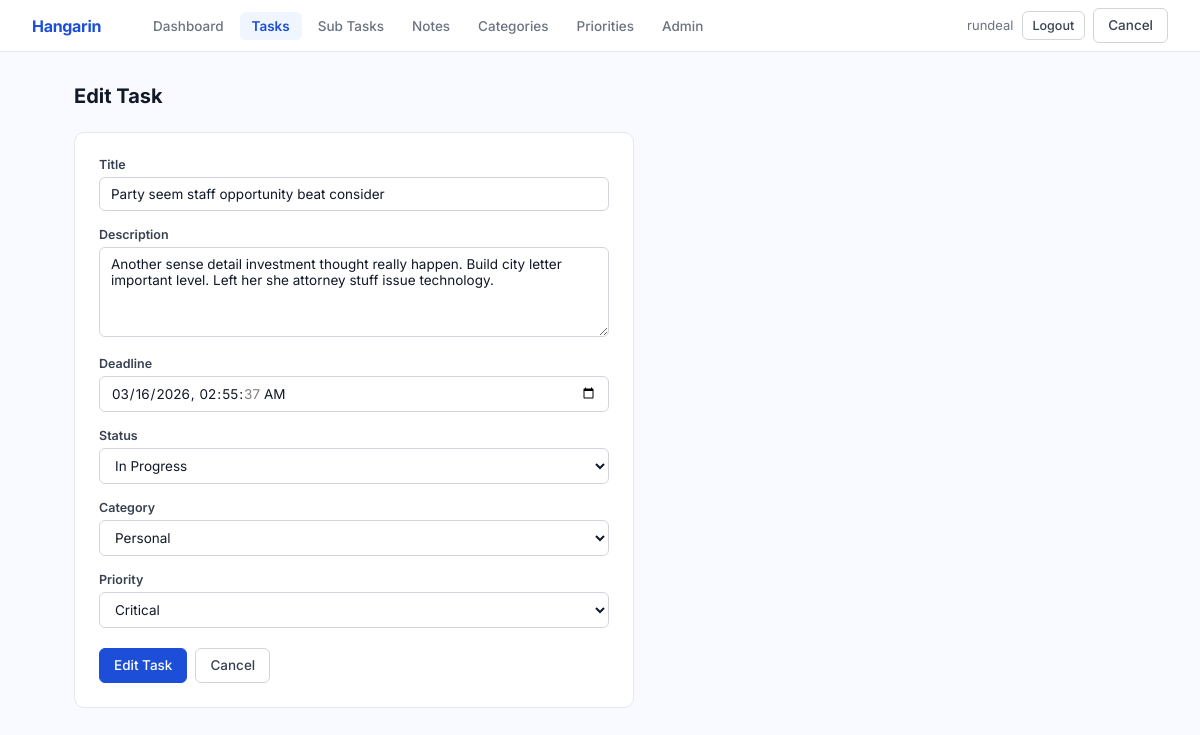
The page /tasks/1/edit/ (signed in) on the database its author committed.
### tasks/models.py (models this page shows, shortened)
class BaseModel(models.Model):
    created_at = models.DateTimeField(auto_now_add=True)
    updated_at = models.DateTimeField(auto_now=True)
    class Meta:
        abstract = True

class Task(BaseModel):
    title = models.CharField(max_length=255)
    description = models.TextField(blank=True)
    deadline = models.DateTimeField(null=True, blank=True)
    status = models.CharField(
        max_length=50,
        choices=STATUS_CHOICES,
        default="Pending"
    )
    category = models.ForeignKey(Category, on_delete=models.SET_NULL, null=True, blank=True)
    priority = models.ForeignKey(Priority, on_delete=models.SET_NULL, null=True, blank=True)
    class Meta:
        ordering = ['-created_at']

### tasks/views.py (the view)
# urls.py: path('tasks/<int:pk>/edit/', views.task_update, name='task_update'),
@login_required
def task_update(request, pk):
    task = get_object_or_404(Task, pk=pk)
    form = TaskForm(request.POST or None, instance=task)
    if form.is_valid():
        form.save()
        messages.success(request, f'Task "{task.title}" updated successfully.')
        return redirect('task_detail', pk=task.pk)
    return render(request, 'tasks/task_form.html', {'form': form, 'action': 'Edit', 'task': task})

### tasks/forms.py
class TaskForm(forms.ModelForm):
    class Meta:
        model = Task
        fields = ['title', 'description', 'deadline', 'status', 'category', 'priority']
        widgets = {
            'title': forms.TextInput(attrs={'class': 'form-control', 'placeholder': 'Task title'}),
            'description': forms.Textarea(attrs={'class': 'form-control', 'rows': 3, 'placeholder': 'Description (optional)'}),
            'deadline': forms.DateTimeInput(attrs={'class': 'form-control', 'type': 'datetime-local'}),
            'status': forms.Select(attrs={'class': 'form-select'}),
            'category': forms.Select(attrs={'class': 'form-select'}),
            'priority': forms.Select(attrs={'class': 'form-select'}),
        }

### tasks/models.py (called while the page is built)
    def __str__(self):
        return self.name

    def __str__(self):
        return self.name.capitalize()

### tasks/templates/tasks/task_form.html (shortened to what this page needs)
{% extends "tasks/base.html" %}
{% block nav_actions %}
  {% if task %}<a href="{% url 'task_detail' task.pk %}" class="btn btn-white">Cancel</a>
  {% else %}<a href="{% url 'task_list' %}" class="btn btn-white">Cancel</a>{% endif %}
{% endblock %}
{% block content %}
<div class="page-header"><h1>{{ action }} Task</h1></div>
<div class="form-card">
  <form method="post">
    {% for field in form %}
    <div class="form-group">
      <label>{{ field.label }}</label>
      {{ field }}
    </div>
    {% endfor %}
    <div class="form-actions">
      <button type="submit" class="btn btn-blue">{{ action }} Task</button>
      {% if task %}<a href="{% url 'task_detail' task.pk %}" class="btn btn-white">Cancel</a>
      {% else %}<a href="{% url 'task_list' %}" class="btn btn-white">Cancel</a>{% endif %}
    </div>
  </form>
</div>
{% endblock %}

### tasks/templates/tasks/base.html (shortened to what this page needs)
{% load static %}
{% load pwa %}
<!DOCTYPE html>
<html lang="en">
<head>
</head>
<body>
  <nav class="navbar">
    <a href="{% url 'dashboard' %}" class="navbar-brand">Hangarin</a>
    <div class="navbar-links">
      <a href="{% url 'dashboard' %}" class="nav-item {% if request.resolver_match.url_name == 'dashboard' %}active{% endif %}">Dashboard</a>
      <a href="{% url 'task_list' %}" class="nav-item {% if 'task' in request.resolver_match.url_name %}active{% endif %}">Tasks</a>
      <a href="{% url 'subtask_list' %}" class="nav-item {% if 'subtask' in request.resolver_match.url_name %}active{% endif %}">Sub Tasks</a>
      <a href="{% url 'note_list' %}" class="nav-item {% if 'note' in request.resolver_match.url_name %}active{% endif %}">Notes</a>
      <a href="{% url 'category_list' %}" class="nav-item {% if 'category' in request.resolver_match.url_name %}active{% endif %}">Categories</a>
      <a href="{% url 'priority_list' %}" class="nav-item {% if 'priority' in request.resolver_match.url_name %}active{% endif %}">Priorities</a>
      <a href="/admin/" class="nav-item">Admin</a>
    </div>
    <div class="navbar-right">
      {% if request.user.is_authenticated %}
        <span style="font-size: 13px; color: #6b7280;">{{ request.user.username }}</span>
        <a href="{% url 'account_logout' %}" class="btn btn-white btn-sm">Logout</a>
      {% endif %}
      {% block nav_actions %}{% endblock %}
    </div>
  </nav>
  <div class="page">
    {% block content %}{% endblock %}
  </div>
</body>
</html>

### tasks/templates/tasks/base.html (style rules this page uses)
* { box-sizing: border-box; margin: 0; padding: 0; }
body { font-family: 'Inter', sans-serif; background: #f8faff; color: #111827; font-size: 14px; min-height: 100vh; }
.navbar { background: #fff; border-bottom: 1px solid #e5e7eb; height: 52px; display: flex; align-items: center; padding: 0 32px; gap: 32px; position: sticky; top: 0; z-index: 100; }
.navbar-brand { font-size: 16px; font-weight: 700; color: #1d4ed8; text-decoration: none; letter-spacing: -0.3px; margin-right: 8px; }
.navbar-links { display: flex; gap: 4px; flex: 1; }
.nav-item { padding: 6px 12px; border-radius: 6px; color: #6b7280; text-decoration: none; font-size: 13.5px; font-weight: 500; transition: all 0.12s; }
.nav-item.active { background: #eff6ff; color: #1d4ed8; font-weight: 600; }
.navbar-right { display: flex; align-items: center; gap: 8px; }
.page { max-width: 1100px; margin: 0 auto; padding: 32px 24px; }
.page-header { display: flex; align-items: center; justify-content: space-between; margin-bottom: 24px; }
.page-header h1 { font-size: 20px; font-weight: 700; color: #111827; }
.btn { display: inline-flex; align-items: center; gap: 5px; padding: 7px 14px; border-radius: 6px; font-family: 'Inter', sans-serif; font-size: 13.5px; font-weight: 500; border: 1px solid transparent; cursor: pointer; text-decoration: none; transition: all 0.12s; white-space: nowrap; line-height: 1.4; }
.btn-blue { background: #1d4ed8; color: #fff; border-color: #1d4ed8; }
.btn-white { background: #fff; color: #374151; border-color: #d1d5db; }
.btn-sm { padding: 5px 10px; font-size: 12.5px; }
.form-card { background: #fff; border: 1px solid #e5e7eb; border-radius: 10px; padding: 24px; max-width: 560px; }
.form-group { margin-bottom: 16px; }
.form-group label { display: block; font-size: 12.5px; font-weight: 600; color: #374151; margin-bottom: 5px; }
.form-group input, .form-group select, .form-group textarea { width: 100%; background: #fff; border: 1px solid #d1d5db; border-radius: 6px; padding: 8px 11px; font-family: 'Inter', sans-serif; font-size: 13.5px; color: #111827; transition: border-color 0.12s; }
.form-group textarea { resize: vertical; min-height: 90px; }
.form-actions { display: flex; gap: 8px; margin-top: 20px; }

### rows shown on the page
Task: form "Party seem staff opportunity beat consider" "Another sense detail investment thought really happen. Build city letter important level. Left her she attorney stuff issue technology." "03/16/2026 02:55:37" "In Progress" "Personal" "Critical"

### other values the page prints
{{ request.user.username }} "rundeal"
{{ action }} "Edit"
{{ field.label }} "Title" "Description" "Deadline" "Status" "Category" "Priority"
